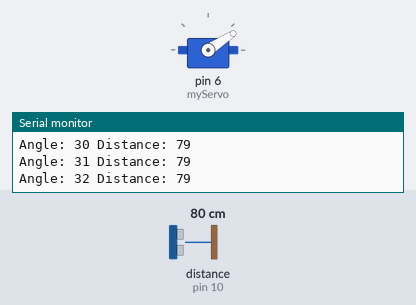
The sketch below on a simulated Arduino Uno, built with avr-gcc and run on an emulated ATmega328P. Parts: servo, the last lines printed to the serial monitor. Wiring (inferred from the names in the program): ultrasonic range finder: trigger pin 9; echo pin 10. The test bench sets the inputs (shaded band); at power-on: distance to the obstacle (sensor on pin 10) 80 cm. The echo pulse lasts 58.3 µs per cm.

Above: at 1.2 s.
1.3 s: distance to the obstacle (sensor on pin 10) set to 2 cm
At 2.1 s:
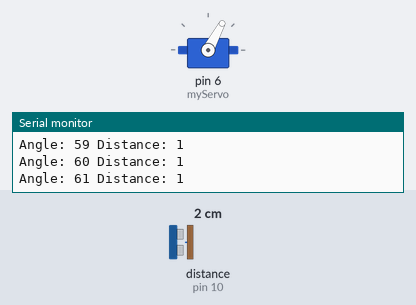
4.3 s: distance to the obstacle (sensor on pin 10) set to 120 cm
At 6.26 s:
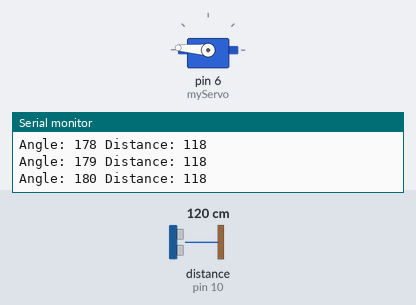
Timing chart, 0 to 13.3 s (numbered marks = the images above; inputs shaded):
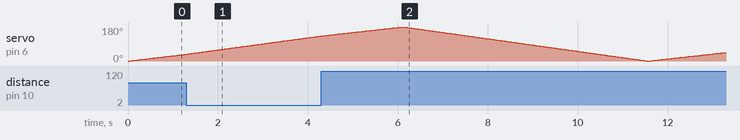

The sketch:

radar.ino
```cpp
#include <Servo.h>

Servo myServo;
int trigPin = 9;
int echoPin = 10;
long duration;
int distance;

void setup() {
  myServo.attach(6);
  pinMode(trigPin, OUTPUT);
  pinMode(echoPin, INPUT);
  Serial.begin(9600);
}

void loop() {
  for(int angle = 0; angle <= 180; angle++) {
    myServo.write(angle);
    delay(30);

    digitalWrite(trigPin, LOW);
    delayMicroseconds(2);
    digitalWrite(trigPin, HIGH);
    delayMicroseconds(10);
    digitalWrite(trigPin, LOW);

    duration = pulseIn(echoPin, HIGH);
    distance = duration * 0.034 / 2;

    Serial.print("Angle: ");
    Serial.print(angle);
    Serial.print(" Distance: ");
    Serial.println(distance);
  }

  for(int angle = 180; angle >= 0; angle--) {
    myServo.write(angle);
    delay(30);
  }
}
```
